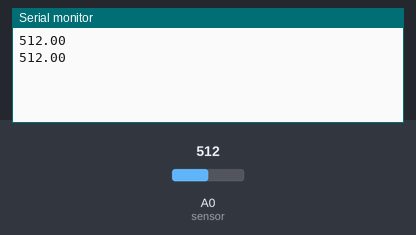
This sketch was run on a simulated Arduino Uno, built with avr-gcc and run on an emulated ATmega328P. Parts: the last lines printed to the serial monitor. Inputs (shaded band) come from the test bench; at power-on: A0 (sensor) = 512.

Above: at 2.8 s.
2.9 s: A0 (sensor) set to 716
At 4.9 s:
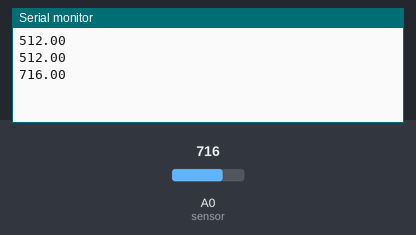
5.6 s: A0 (sensor) set to 900
At 6.5 s:
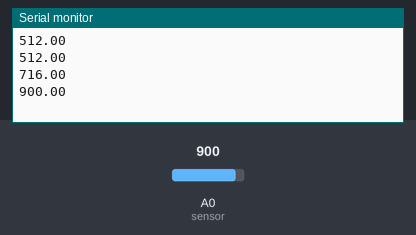
Timing chart, 0 to 8.6 s (numbered marks = the images above; inputs shaded):
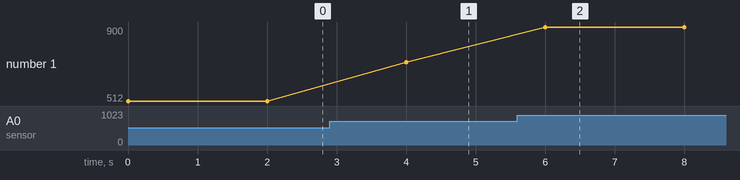

The sketch:

Gas.ino
```cpp
#include<SoftwareSerial.h>
float sensor = A0;
float value;

void setup() {
  pinMode(sensor, INPUT);
  Serial.begin(9600);
}

void loop() {
  value = analogRead(sensor);
  Serial.println(value);
  delay(2000);
}
```

Measured:
- after the input at 2.9 s, the serial monitor: prints a new line after 1.1 s (image 1)
- after the input at 5.6 s, the serial monitor: prints a new line after 0.40 s (image 2)
- plotted number 1: 512 → 716 after the input at 2.9 s, 716 → 900 after the input at 5.6 s
